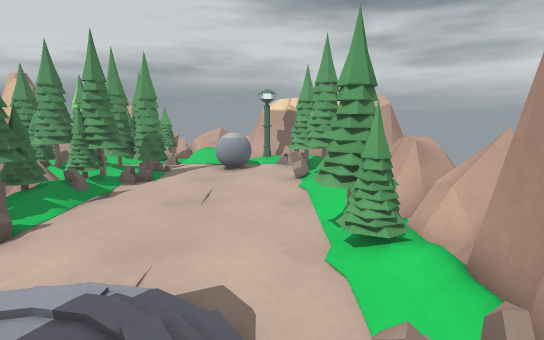
view 1 (above)

18 first-person views from a walk through a level from a Godot 3-D game. The camera is 1.5 m above the floor, tilts 10° down and sees 80° across. The floor is counted in squares, 0.5 m on a side. Each view is taken from the middle of a square. On the plan, view 1 faces up. The plan holds only what a view shows up to about 20 squares ahead; the rest is blank. The place goes on beyond the plan. Surface patterns are stand-ins for the level's own textures.

view 2
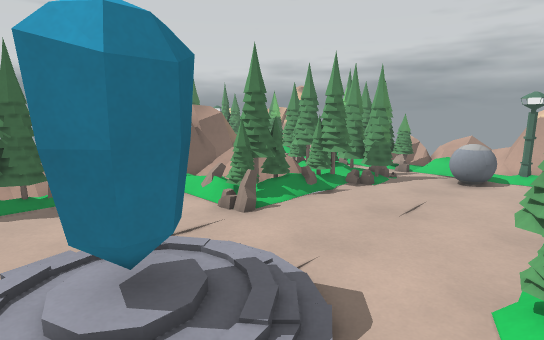

view 3
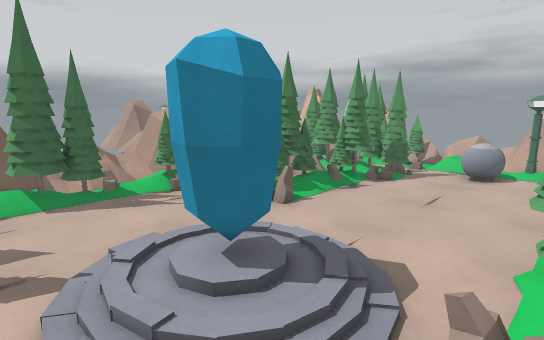

view 4
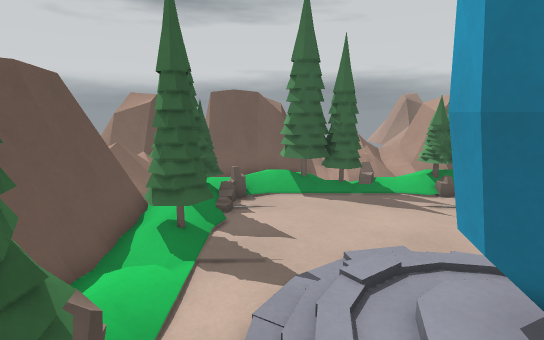

view 5
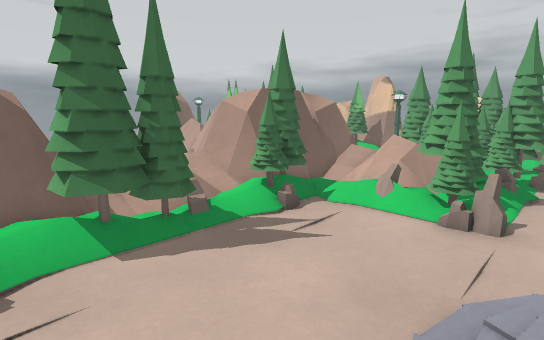

view 6
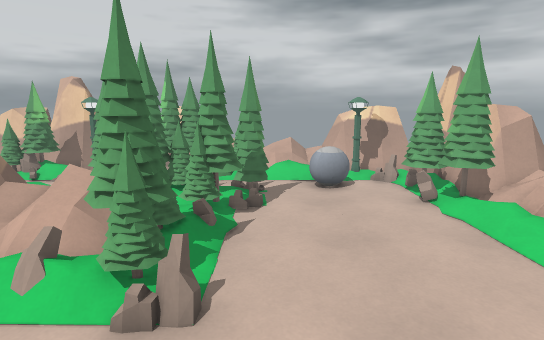

view 7
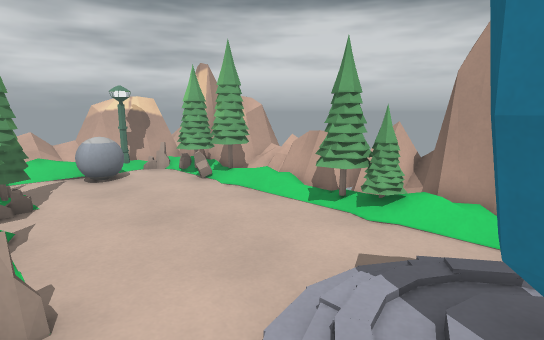

view 8
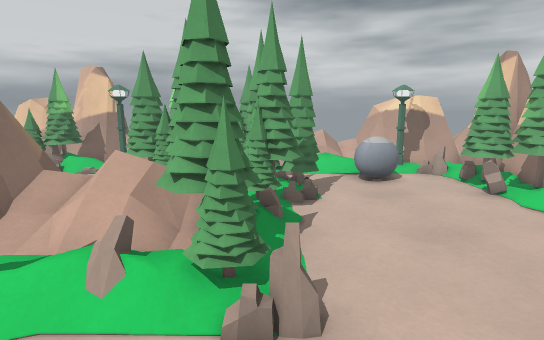

view 9
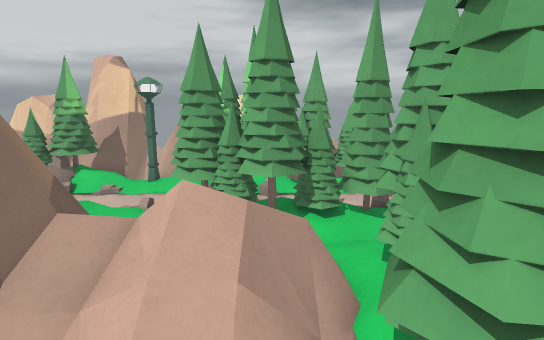

view 10
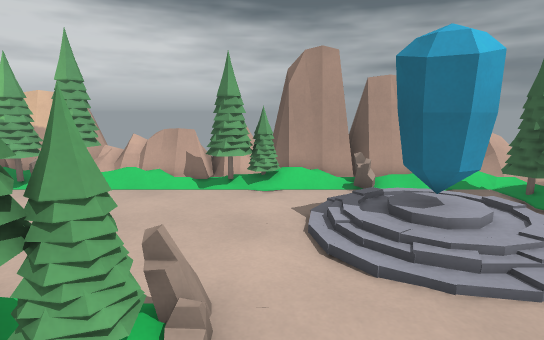

view 11
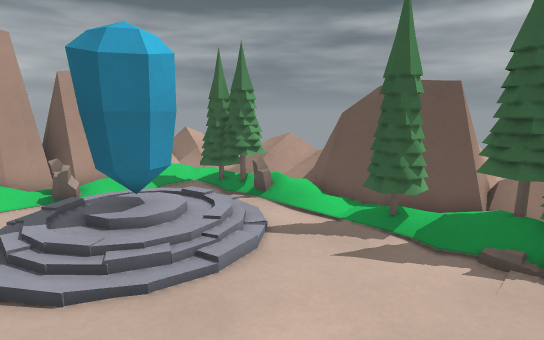

view 12
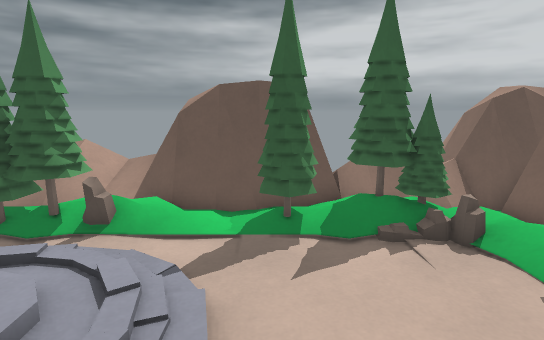

view 13
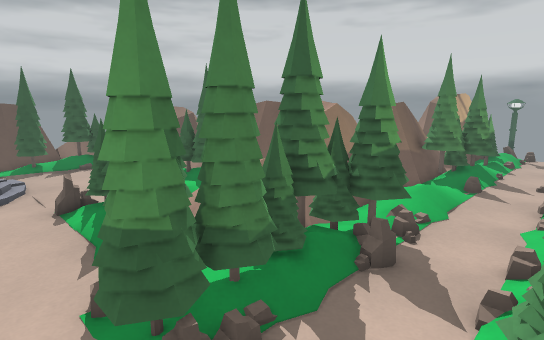

view 14
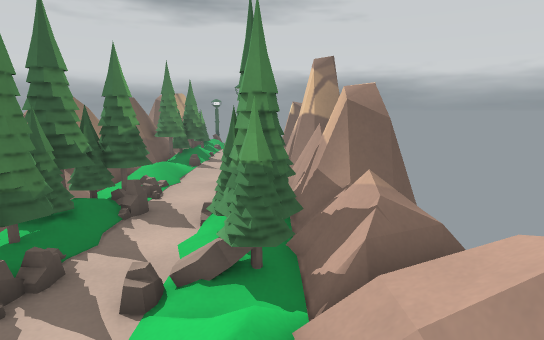

view 15
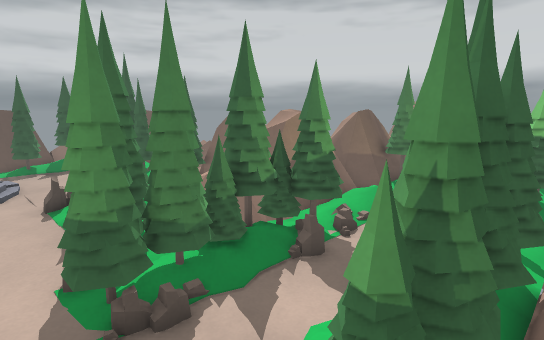

view 16
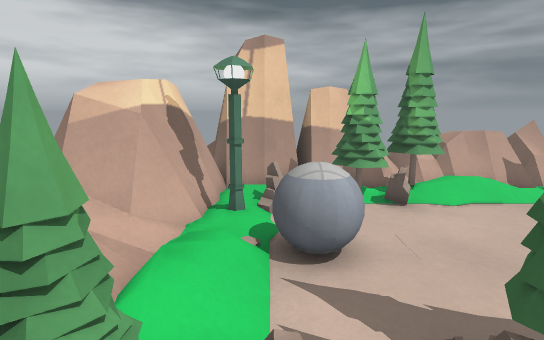

view 17
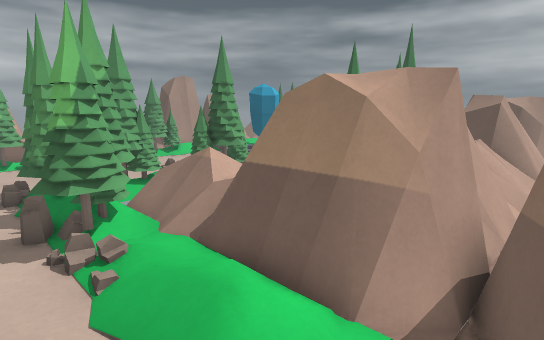

view 18
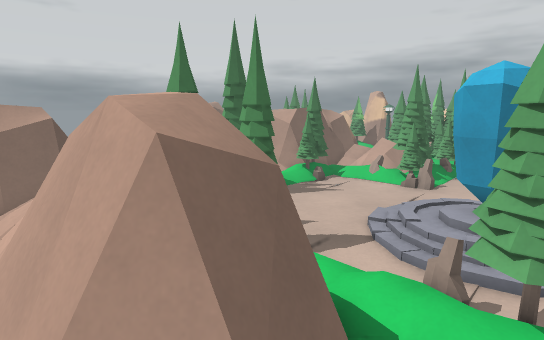

### Floor plan
Key: @ floor where view 1 was taken; # wall or solid block; x gap in a wall; . main floor; : floor 0.25 m higher than the main floor; + floor 0.5 m higher than the main floor; * floor 1 m higher than the main floor; / step, stairs or slope; = window, fence, low wall or low ledge; ^ raised ledge; P pole; T thing the floor can be seen under or through; O other object.
Columns run from 20 left of view 1 to 7 right of it. Each row starts with its distance up from view 1.
 23   #####  ###===////=^^  =
 22   ##=====#====:////=#####
 21  ##/...########/////====#
 20 ###::P: #####==//://P.:##
 19 ..///...///...O./==..=/=#
 18 .................^^=../=#
 17 /......=#=.......==..####
 16 ///////####=TTTT.....##=
 15 ../://..####TTTT.....=#=###
 14 =/=#===//##=TTT......###:++
 13 ######=//++:TTT.......###==
 12    ##^=///+:=#........//===
 11    ##^=//// =#......../#=^=
 10  =#  ##////##/.........#=^^=
  9   =  ##..//##=........=#===
  8   =# #=:::/=#=.......###=^=
  7   =#^####/// x.......##====
  6   ====##=.............=/###
  5   /////##......././...//##
  4   ///////......//://../=#
  3    ////=/......://://===#
  2      / ##...../:###:.===#
  1    ++: ##...../:###:/.:=#
  0    ==#=##....../:://@./=#
 -1    #^#===......././.../
 -2   =####::....=....###./
 -3   =####:=#####../=###// //
 -4   =####  #####../:==    //
 -5     ===:#===##===/.///  =*
 -6   ==##=+#=+=#####=////
 -7   #^^^=+    ####^=////
 -8      #=:    #####=///
 -9       =     ==^==  /

Positions as (right, up) in squares from view 1, and headings:
1: (0, 0), facing up
2: (2, 0), facing up-left
3: (2, -2), facing up-left
4: (0, -1), facing left
5: (-5, -2), facing up-left
6: (-5, 2), facing up
7: (-7, 2), facing up-right
8: (-7, 3), facing up
9: (-10, 7), facing up
10: (-11, 6), facing right
11: (-11, 5), facing down-right
12: (-7, 5), facing down
13: (-4, 20), facing down-left
14: (-1, 21), facing left
15: (-4, 22), facing down-left
16: (-9, 19), facing right
17: (-20, 18), facing down-right
18: (-1, -9), facing up-left
